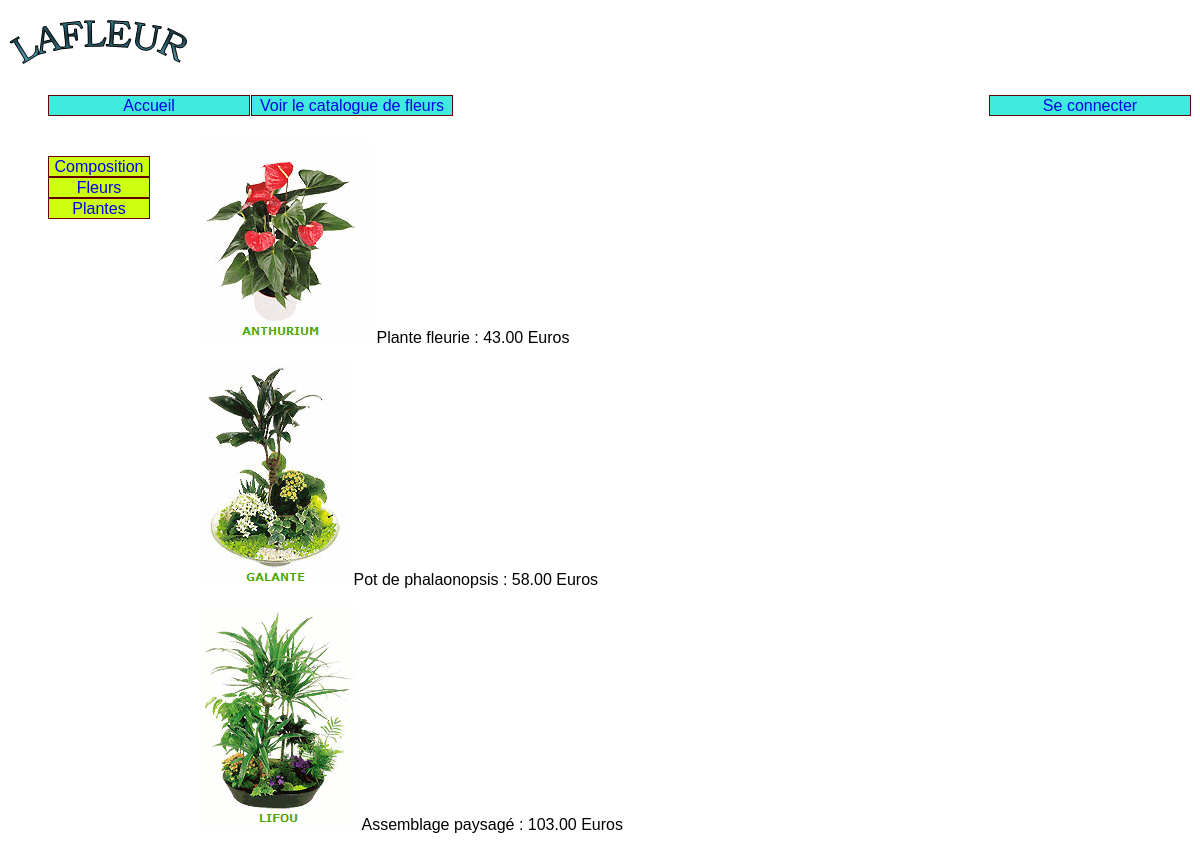
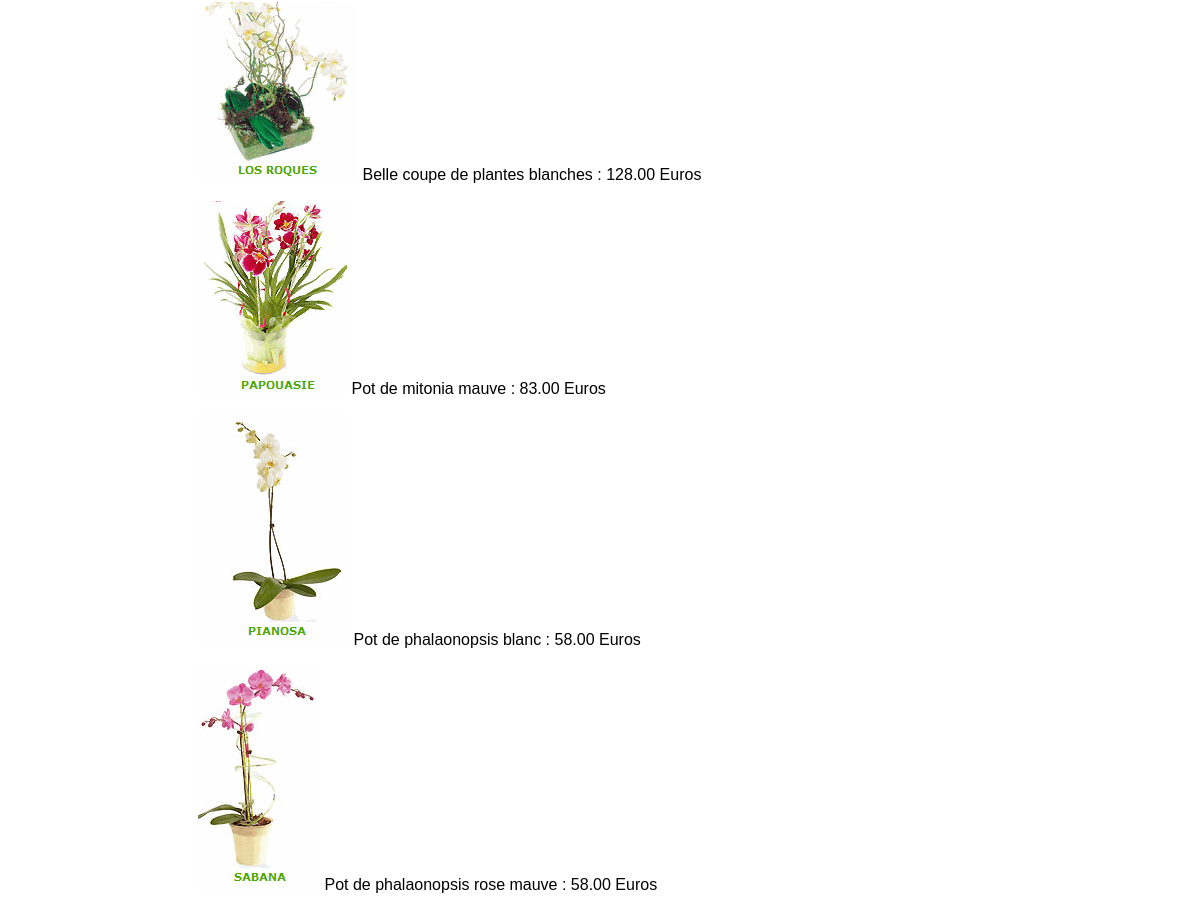
/index.php?uc=voirProduits&categorie=pla&action=voirProduits, run on the app's committed database (2 pictures, top to bottom).
### tables this page shows
CREATE TABLE IF NOT EXISTS categorie
 (
   id CHAR (3) NOT NULL,
   libelle CHAR (32) NULL, 
   PRIMARY KEY (id) 
 );

CREATE TABLE IF NOT EXISTS produit
 (
  id INT (3) auto_increment NOT NULL,
  description CHAR(50), 
  prix DECIMAL (10,2) NOT NULL,
  image CHAR (50) NULL, 
  idCategorie CHAR (32) NOT NULL , 
  PRIMARY KEY (id) 
 );

### util/class.pdoLafleur.inc.php (called while the page is built, shortened)
<?php
class PdoLafleur
{
    private static $serveur='mysql:host=localhost';
    private static $bdd='dbname=lafleur';
    private static $user='lafleur' ;
    private static $mdp='secret' ;
	private static $monPdo;
	private static $monPdoLafleur = null;
 private function __construct() {
 	PdoLafleur::$monPdo = new PDO(PdoLafleur::$serveur.';'.PdoLafleur::$bdd, PdoLafleur::$user, PdoLafleur::$mdp);
 	PdoLafleur::$monPdo->query("SET CHARACTER SET utf8");
 }
  public  static function getPdoLafleur()
  {
  	if(PdoLafleur::$monPdoLafleur == null) {
  		PdoLafleur::$monPdoLafleur = new PdoLafleur();
  	}
  	return PdoLafleur::$monPdoLafleur;
  }
 public function getLesCategories()
 {
 	$requetePrepare = PdoLaFleur::$monPdo->prepare(
 		'SELECT * '
 		. 'FROM categorie'
 	);
 	$requetePrepare->execute();
 	$lesLignes = $requetePrepare->fetchAll();
 	return $lesLignes;
 }
 public function getLesProduitsDeCategorie($idCategorie)
 {
     $requetePrepare = PdoLaFleur::$monPdo->prepare(
 		'SELECT * '
 		. 'FROM produit '
 		. 'WHERE idCategorie = :idCategorie'
 	);
 	$requetePrepare->bindParam(':idCategorie', $idCategorie, PDO::PARAM_STR);
 	$requetePrepare->execute();
 	$lesLignes = $requetePrepare->fetchAll();
 	return $lesLignes;
 }
}
?>

### vues/v_listeProduits.php (the view, shortened to what this page needs)
<div id="produits"> <?php
foreach( $lesProduits as $unProduit)
{
	$description = $unProduit['description'];
	$prix=$unProduit['prix'];
	$image = $unProduit['image'];
	?>
	<ul>
		<li><img src="<?php echo $image ?>" alt=image /></li>
		<li><?php echo $description ?></li>
		<li><?php echo " : ".$prix." Euros" ?>
	</ul> <?php
} ?>
</div>

### vues/v_categories.php (shortened to what this page needs)
<ul id="categories">
<?php
foreach( $lesCategories as $uneCategorie)
{
	$idCategorie = $uneCategorie['id'];
	$libCategorie = $uneCategorie['libelle'];
	?>
	<li>
		<a href=index.php?uc=voirProduits&categorie=<?php echo $idCategorie ?>&action=voirProduits><?php echo $libCategorie ?></a>
	</li>
<?php
}
?>
</ul>

### util/cssGeneral.css (style rules this page uses)
html { font:normal 100%/1.2em "Trebuchet MS",Verdana,Helvetica,Arial,sans-serif; }
#categories { float:left; }
#produits { padding:0 150px; }
#menu li a , #categories li a { text-decoration:none; }
#categories li { list-style-type: none; list-style-image:none; margin-right: 1px ; border:1px solid #600; width:100px; text-align:center; background:#ccff11; }
#produits li, #produits li a { list-style-type: none; list-style-image:none; display:inline; width:175px; text-align:center; height:205px; font: 1em "Trebuchet MS",Arial,sans-serif ; }

### data on the page
categorie: libelle "Composition"
categorie: libelle "Fleurs"
categorie: libelle "Plantes"
produit: image (picture), description "Plante fleurie", prix "43.00"
produit: image (picture), description "Pot de phalaonopsis", prix "58.00"
produit: image (picture), description "Assemblage paysagé", prix "103.00"
produit: image (picture), description "Belle coupe de plantes blanches", prix "128.00"
produit: image (picture), description "Pot de mitonia mauve", prix "83.00"
produit: image (picture), description "Pot de phalaonopsis blanc", prix "58.00"
produit: image (picture), description "Pot de phalaonopsis rose mauve", prix "58.00"
